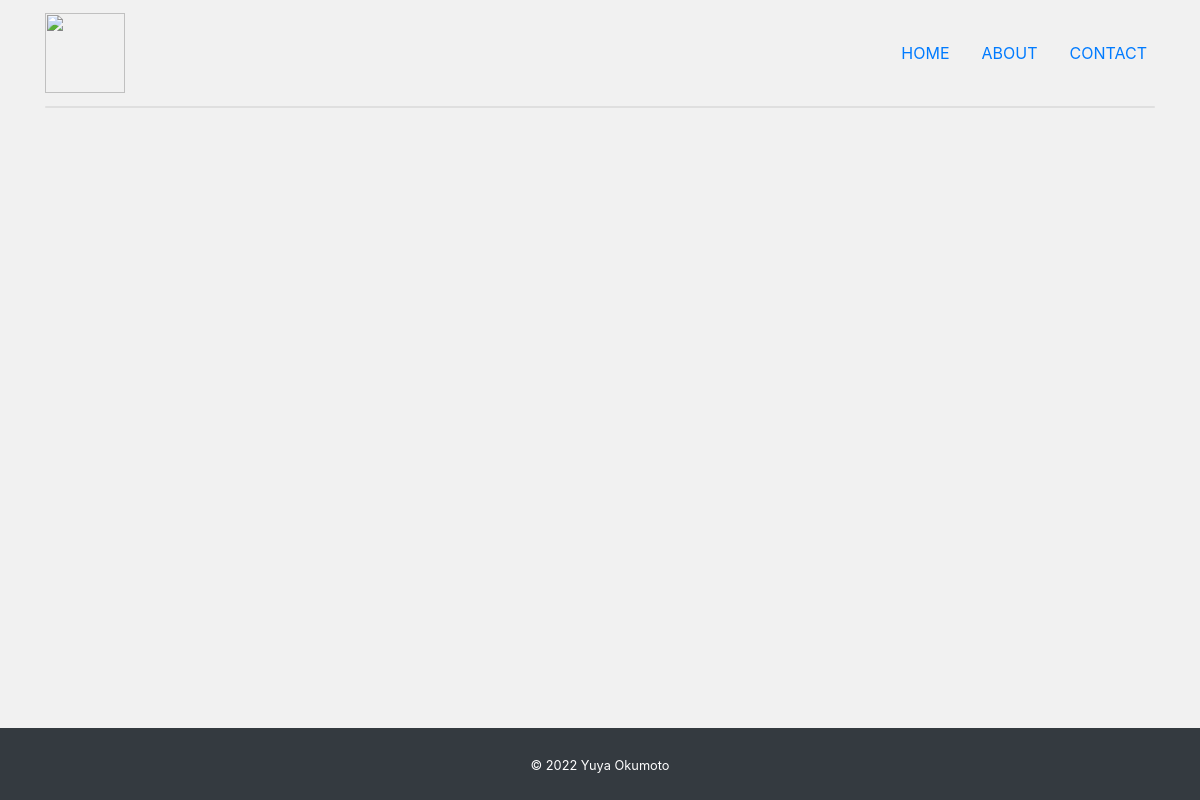
Before: / with the older database file.
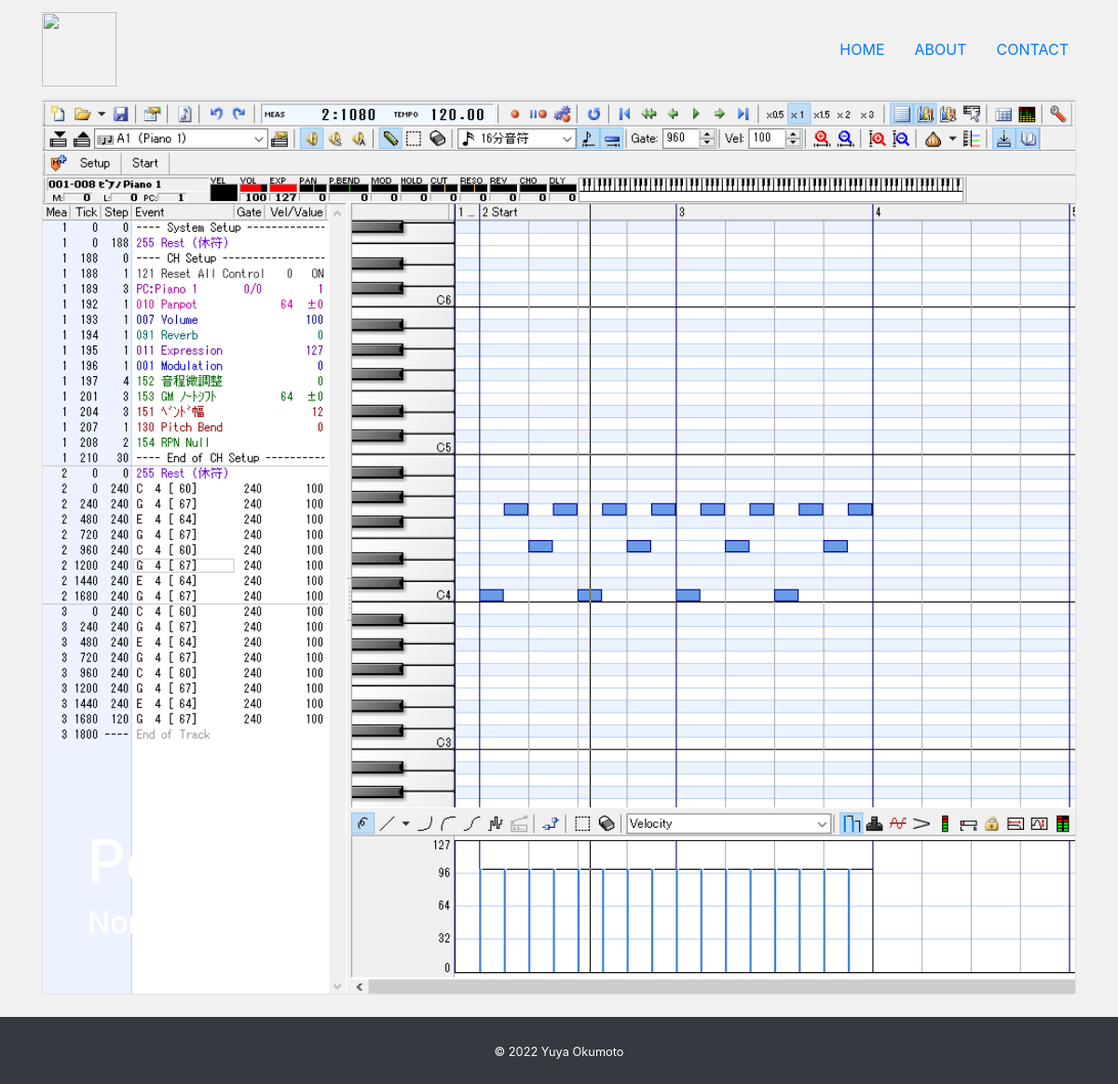
After: the same page with the newer database file.
### app/models.py (models this page shows, shortened)
class Profile(models.Model):
    title = models.CharField('タイトル', max_length=100, null=True, blank=True)
    subtitle = models.CharField('サブタイトル', max_length=100, null=True, blank=True)
    name = models.CharField('名前', max_length=100)
    job = models.TextField('仕事')
    introduction = models.TextField('自己紹介')
    github = models.CharField('github', max_length=100, null=True, blank=True)
    twitter = models.CharField('twitter', max_length=100, null=True, blank=True)
    linkedin = models.CharField('linkedin', max_length=100, null=True, blank=True)
    facebook = models.CharField('facebook', max_length=100, null=True, blank=True)
    instagram = models.CharField('instagram', max_length=100, null=True, blank=True)
    topimage = models.ImageField(upload_to='images', verbose_name='トップ画像')
    subimage = models.ImageField(upload_to='images', verbose_name='サブ画像')

### app/views.py (the view)
# urls.py: path('', views.IndexView.as_view(), name='index'),
class IndexView(View):
    def get(self, request, *args, **kwargs):
        profile_data = Profile.objects.all()
        if profile_data.exists():
            profile_data = profile_data.order_by('-id')[0]
        return render(request, 'app/index.html', {
            'profile_data': profile_data
        })

### app/templates/app/index.html
{% extends 'app/base.html' %}
{% block content %}
<div class="card top d-flex flex-column justify-content-end mb-4">
    <img src="{{ profile_data.topimage.url }}" alt="">
    <div class="overlay text-white p-5">
        <h1 class="title">{{ profile_data.title }}</h1>
        <h5 class="subtitle">{{ profile_data.subtitle }}</h5>
</div>
{% endblock %}

### app/templates/app/base.html (shortened to what this page needs)
{% load static %}
<!DOCTYPE html>
<html lang="ja">
  <head>
    <link
      rel="stylesheet"
      href="https://stackpath.bootstrapcdn.com/bootstrap/4.4.1/css/bootstrap.min.css"
    />
    <link
      rel="stylesheet"
      href="https://cdnjs.cloudflare.com/ajax/libs/font-awesome/6.1.1/css/all.min.css"
    />
    <link rel="stylesheet" href="{% static 'css/style.css' %}" />
  </head>
  <body>
    <nav class="navbar navbar-expand-lg">
      <div class="container">
        <a class="navbar-brand" href="/">
          <img src="{% static 'img/logo.svg' %}" width="80" height="80" />
        </a>
        <ul class="navbar-nav">
          <li class="nav-item mr-3">
            <a class="nav-link nav-color" href="/">HOME</a>
          </li>
          <li class="nav-item mr-3">
            <a class="nav-link nav-color" href="">ABOUT</a>
          </li>
          <li class="nav-item">
            <a class="nav-link nav-color" href="">CONTACT</a>
          </li>
        </ul>
      </div>
    </nav>
    <main>
      <div class="container">{% block content %} {% endblock %}</div>
    </main>
    <footer class="py-4 bg-dark text-center">
      <small class="text-white">&copy; 2022 Yuya Okumoto</small>
    </footer>
  </body>
</html>

### app/static/css/style.css (style rules this page uses)
* { margin: 0; padding: 0; box-sizing: border-box; }
body { background: #f1f1f1; display: flex; flex-flow: column; min-height: 100vh; }
main { flex: 1; }
.navbar-nav { flex-direction: row !important; }
.overlay { position: absolute; }
.title { font-size: 4rem; }
.subtitle { font-size: 2rem; }

Changed rows visible on the page:
added Profile: topimage (picture), title "Portfolio", subtitle "None"
